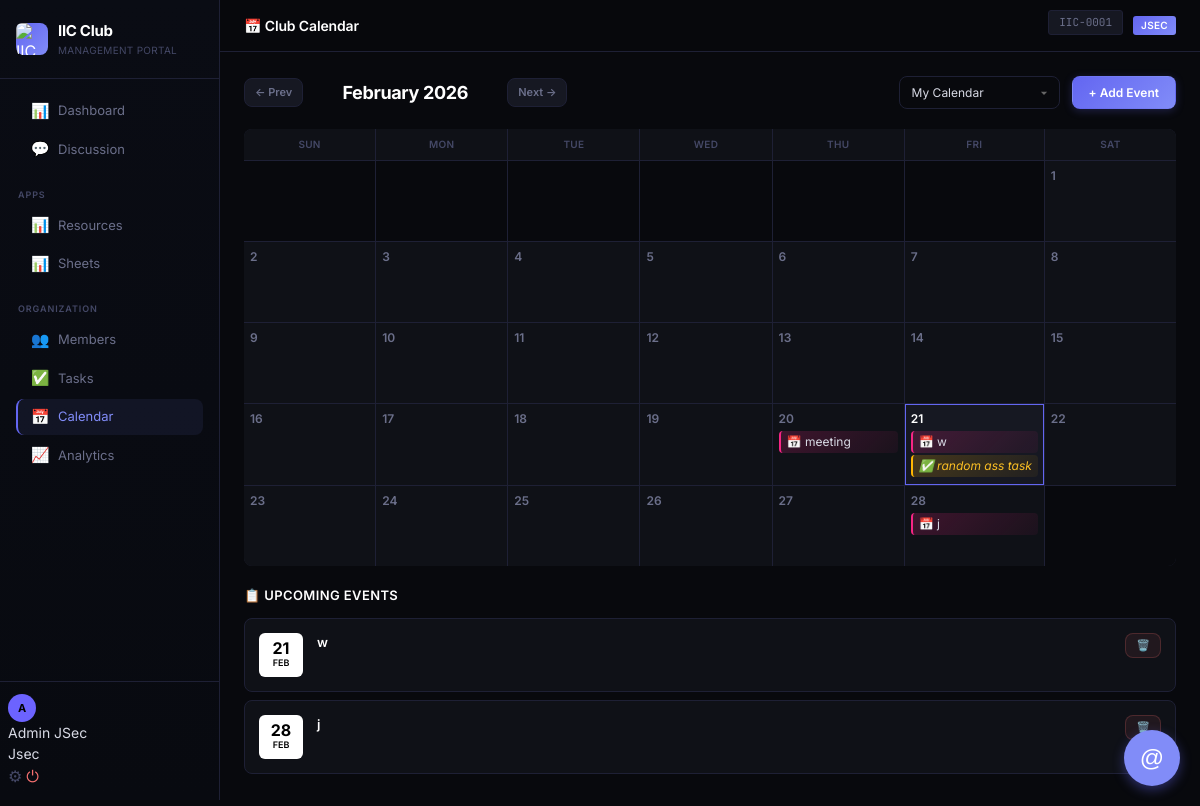
The app's page /calendar (signed in) with its own data.
### models.py (models this page shows, shortened)
class User(db.Model):
    __tablename__ = 'users'
    id = db.Column(db.Integer, primary_key=True)
    unique_id = db.Column(db.String(20), unique=True, nullable=False)  # IIC-0001
    name = db.Column(db.String(100), nullable=False)
    email = db.Column(db.String(120), unique=True, nullable=False)
    password_hash = db.Column(db.String(256), nullable=False)
    role = db.Column(db.String(20), nullable=False, default='member')  # jsec, coordinator, member
    expertise = db.Column(db.String(255), default='')
    current_work = db.Column(db.String(255), default='')
    bio = db.Column(db.Text, default='')
    avatar_color = db.Column(db.String(7), default='#6C63FF')
    joined_at = db.Column(db.DateTime, default=datetime.utcnow)
    last_seen = db.Column(db.DateTime, default=datetime.utcnow)
    is_online = db.Column(db.Boolean, default=False)
    has_seen_tour = db.Column(db.Boolean, default=False)
    messages = db.relationship('Message', backref='author', lazy=True)
    resources = db.relationship('Resource', backref='shared_by', lazy=True)
    tasks_created = db.relationship('Task', foreign_keys='Task.created_by', backref='creator', lazy=True)
    events_created = db.relationship('Event', backref='creator', lazy=True)
    channel_memberships = db.relationship('ChannelMember', foreign_keys='ChannelMember.user_id', backref='member', lazy=True, cascade="all, delete-orphan")
    def can_manage_calendar(self):
        return self.role in ('jsec', 'coordinator')

class Event(db.Model):
    __tablename__ = 'events'
    id = db.Column(db.Integer, primary_key=True)
    title = db.Column(db.String(200), nullable=False)
    description = db.Column(db.Text, default='')
    event_date = db.Column(db.Date, nullable=False)
    event_time = db.Column(db.String(10), default='')
    location = db.Column(db.String(200), default='')
    mom = db.Column(db.Text, default='')  # Minutes of Meeting
    attendance_code = db.Column(db.String(20), default='')  # For self check-in
    event_type = db.Column(db.String(20), default='event')  # event, meeting
    created_by = db.Column(db.Integer, db.ForeignKey('users.id'), nullable=False)
    created_at = db.Column(db.DateTime, default=datetime.utcnow)

class Task(db.Model):
    __tablename__ = 'tasks'
    id = db.Column(db.Integer, primary_key=True)
    title = db.Column(db.String(200), nullable=False)
    description = db.Column(db.Text, default='')
    is_open = db.Column(db.Boolean, default=False)  # True = anyone can claim
    max_participants = db.Column(db.Integer, nullable=True)  # Max claimers for open tasks
    priority = db.Column(db.String(10), default='medium') # low, medium, high
    tags = db.Column(db.String(255), default='') # comma separated tags
    status = db.Column(db.String(20), default='pending')  # pending, in-progress, review, done
    due_date = db.Column(db.Date, nullable=True)
    created_by = db.Column(db.Integer, db.ForeignKey('users.id'), nullable=False)
    created_at = db.Column(db.DateTime, default=datetime.utcnow)
    submission_link = db.Column(db.String(500), default='')
    submission_notes = db.Column(db.Text, default='')
    assignees = db.relationship('TaskAssignee', backref='task', lazy=True, cascade="all, delete-orphan")

### views.py (the view)
@views.route('/calendar')
@login_required
def calendar_view():
    user = get_current_user()
    today = date.today()
    y = request.args.get('year', today.year, type=int)
    m = request.args.get('month', today.month, type=int)
    view_user_id = request.args.get('user_id', type=int)
    if m < 1: m, y = 12, y - 1
    elif m > 12: m, y = 1, y + 1
    month_cal = cal.monthcalendar(y, m)
    month_name = cal.month_name[m]
    events = Event.query.filter(db.extract('year', Event.event_date) == y, db.extract('month', Event.event_date) == m).order_by(Event.event_date).all()
    event_map = {}
    for e in events: event_map.setdefault(e.event_date.day, []).append(e)
    uid = view_user_id if view_user_id else user.id
    view_user = User.query.get_or_404(uid)
    task_ids = [ta.task_id for ta in TaskAssignee.query.filter_by(user_id=uid).all()]
    tasks_with_due = Task.query.filter(Task.id.in_(task_ids), Task.due_date.isnot(None), db.extract('year', Task.due_date) == y, db.extract('month', Task.due_date) == m).all()
    task_map = {}
    for t in tasks_with_due: task_map.setdefault(t.due_date.day, []).append(t)
    upcoming = Event.query.filter(Event.event_date >= today).order_by(Event.event_date).limit(5).all()
    all_members = User.query.order_by(User.name).all()
    return render_template('calendar.html', month_cal=month_cal, month_name=month_name, year=y, month=m, today=today, event_map=event_map, task_map=task_map, upcoming=upcoming, view_user=view_user, all_members=all_members)

### helpers.py (called while the page is built)
def get_current_user():
    user_id = session.get('user_id')
    if user_id:
        return User.query.get(user_id)
    return None

def login_required(f):
    @wraps(f)
    def decorated_function(*args, **kwargs):
        if 'user_id' not in session:
            flash('Please log in to access this page.', 'warning')
            return redirect(url_for('auth.login'))
        return f(*args, **kwargs)
    return decorated_function

### views.py (called while the page is built)
@views.app_context_processor
def inject_user():
    user = get_current_user()
    return dict(current_user=user)

### templates/calendar.html (shortened to what this page needs)
{% extends 'base.html' %}
{% block page_title %}📅 Club Calendar{% endblock %}
{% block content %}
<div class="calendar-header">
    <div class="calendar-nav">
        <a href="{{ url_for('views.calendar_view', year=year, month=month-1, user_id=view_user.id) }}"
            class="btn btn-secondary btn-sm">← Prev</a>
        <div class="calendar-month">{{ month_name }} {{ year }}</div>
        <a href="{{ url_for('views.calendar_view', year=year, month=month+1, user_id=view_user.id) }}"
            class="btn btn-secondary btn-sm">Next →</a>
    </div>
    <div class="d-flex align-center gap-2">
        <form method="GET" action="{{ url_for('views.calendar_view') }}" class="d-flex align-center gap-1">
            <select name="user_id" class="form-control" style="width: auto; font-size: 12px;"
                onchange="this.form.submit()">
                <option value="">My Calendar</option>
            </select>
        </form>
        {% if current_user.can_manage_calendar() %}
        <button class="btn btn-primary" onclick="openModal('addEventModal')">+ Add Event</button>
        {% endif %}
    </div>
</div>
<div class="calendar-grid">
    <div class="calendar-day-header">Sun</div>
    <div class="calendar-day-header">Mon</div>
    <div class="calendar-day-header">Tue</div>
    <div class="calendar-day-header">Wed</div>
    <div class="calendar-day-header">Thu</div>
    <div class="calendar-day-header">Fri</div>
    <div class="calendar-day-header">Sat</div>
    {% for week in month_cal %}
    {% for day in week %}
    <div class="calendar-day {% if day == 0 %}empty{% endif %} {% if day == today.day and month == today.month and year == today.year %}today{% endif %}">
        {% if day != 0 %}
        <div class="calendar-day-num">{{ day }}</div>
        {% if day in event_map %}
        {% for event in event_map[day] %}
        <div class="calendar-event"
             onclick="window.location.href='{{ url_for('views.event_details', event_id=event.id) }}'"
             title="{{ event.title }}" style="cursor:pointer;">
            📅 {{ event.title }}
        </div>
        {% endfor %}
        {% endif %}
        {% if day in task_map %}
        {% for task in task_map[day] %}
        <div class="calendar-event task-event"
             onclick="showEventDetail('task', {{ task.id }}, '{{ task.title|escape }}', '', '', 'Status: {{ task.status }}')"
             title="Task: {{ task.title }}">
            ✅ {{ task.title }}
        </div>
        {% endfor %}
        {% endif %}
        {% endif %}
    </div>
    {% endfor %}
    {% endfor %}
</div>
<div class="events-sidebar mt-3">
    <h3 class="card-title mb-2">📋 Upcoming Events</h3>
    {% if upcoming %}
    {% for event in upcoming %}
    <div class="event-item" onclick="window.location.href='{{ url_for('views.event_details', event_id=event.id) }}'" style="cursor:pointer;">
        <div class="event-date-badge">
            <span class="event-day">{{ event.event_date.strftime('%d') }}</span>
            <span class="event-month-short">{{ event.event_date.strftime('%b') }}</span>
        </div>
        <div class="event-info" style="flex: 1;">
            <div class="event-title">{{ event.title }}</div>
        </div>
        {% if current_user.can_manage_calendar() %}
        <form id="deleteEvent{{ event.id }}" method="POST"
            action="{{ url_for('views.delete_event', event_id=event.id) }}" onclick="event.stopPropagation();">
            <button type="button" class="btn btn-sm btn-danger"
                onclick="confirmDelete('deleteEvent{{ event.id }}', '{{ event.title }}')">🗑️</button>
        </form>
        {% endif %}
    </div>
    {% endfor %}
    {% else %}
    <div class="empty-state">
        <div class="empty-icon">📭</div>
        <p class="empty-text">No upcoming events</p>
    </div>
    {% endif %}
</div>
{% endblock %}

### templates/base.html (shortened to what this page needs)
<!DOCTYPE html>
<html lang="en">
<head>
    <link rel="stylesheet" href="{{ url_for('static', filename='css/style.css') }}">
    <link rel="stylesheet" href="https://cdn.jsdelivr.net/npm/driver.js@1.0.1/dist/driver.css"/>
</head>
<body>
    {% if current_user %}
    <div class="app-layout">
        <aside class="sidebar">
            <div class="sidebar-header">
                <div class="sidebar-logo">
                    <div class="logo-icon"><img src="{{ url_for('static', filename='iiclogo.png') }}" alt="IIC"
                            style="width: 32px; height: 32px; border-radius: 6px;"></div>
                    <div>
                        <span class="logo-text">IIC Club</span>
                        <span class="logo-sub">Management Portal</span>
                    </div>
                </div>
            </div>
            <nav class="sidebar-nav">
                <div class="nav-section">
                    <button id="mentionToggle" class="mention-btn-toggle" onclick="toggleMentionPanel()">
                        @
                    </button>
                    <a href="{{ url_for('views.dashboard') }}"
                        class="nav-link {% if request.endpoint == 'views.dashboard' %}active{% endif %}">
                        <span class="nav-icon">📊</span> Dashboard
                    </a>
                    <a href="{{ url_for('views.discussion') }}"
                        class="nav-link {% if request.endpoint == 'views.discussion' %}active{% endif %}">
                        <span class="nav-icon">💬</span> Discussion
                    </a>
                </div>
                <div class="nav-section">
                    <div class="nav-section-title">Apps</div>
                    <a href="{{ url_for('views.resources') }}"
                        class="nav-link {% if request.endpoint == 'views.resources' %}active{% endif %}">
                        <span class="nav-icon">📊</span> Resources
                    </a>
                    <a href="{{ url_for('views.sheets') }}"
                        class="nav-link {% if request.endpoint in ['views.sheets', 'views.sheet_view'] %}active{% endif %}">
                        <span class="nav-icon">📊</span> Sheets
                    </a>
                </div>
                <div class="nav-section">
                    <div class="nav-section-title">Organization</div>
                    <a href="{{ url_for('views.members') }}"
                        class="nav-link {% if request.endpoint in ['views.members', 'views.member_profile'] %}active{% endif %}">
                        <span class="nav-icon">👥</span> Members
                    </a>
                    <a href="{{ url_for('views.tasks') }}"
                        class="nav-link {% if request.endpoint == 'views.tasks' %}active{% endif %}">
                        <span class="nav-icon">✅</span> Tasks
                    </a>
                    <a href="{{ url_for('views.calendar_view') }}"
                        class="nav-link {% if request.endpoint == 'views.calendar_view' %}active{% endif %}">
                        <span class="nav-icon">📅</span> Calendar
                    </a>
                    {% if current_user.role in ['jsec', 'coordinator'] %}
                    <a href="{{ url_for('views.analytics') }}"
                        class="nav-link {% if request.endpoint == 'views.analytics' %}active{% endif %}">
                        <span class="nav-icon">📈</span> Analytics
                    </a>
                    {% endif %}
                </div>
            </nav>
            <div class="sidebar-footer">
                <div class="user-mini-profile">
                    <div class="user-avatar" style="background-color: {{ current_user.avatar_color }}">
                        {{ current_user.name[0] | upper }}
                    </div>
                    <div class="user-info">
                        <div class="user-name">{{ current_user.name }}</div>
                        <div class="user-role">{{ current_user.role | title }}</div>
                    </div>
                    <div class="user-actions" style="margin-left: auto; display: flex; gap: 4px;">
                        <button onclick="openChangePasswordModal()" title="Change Password" style="background:none;border:none;cursor:pointer;color:var(--text-muted);font-size:16px;">⚙</button>
                        <a href="{{ url_for('auth.logout') }}" title="Logout" style="color: var(--red); text-decoration: none; font-size: 16px;">⏻</a>
                    </div>
                </div>
            </div>
        </aside>
        <main class="main-content">
            <header class="topbar">
                <div class="d-flex align-center gap-2">
                    <h1 class="topbar-title">{% block page_title %}Dashboard{% endblock %}</h1>
                </div>
                <div class="topbar-actions">
                    <span class="profile-id">{{ current_user.unique_id }}</span>
                    <span class="profile-role role-{{ current_user.role }}">{{ current_user.role }}</span>
                </div>
            </header>
            <div class="page-content">
                {% block content %}{% endblock %}
            </div>
        </main>
    </div>
    {% else %}
    {% block fullpage %}{% endblock %}
    {% endif %}
</body>
</html>

### records on screen
User: name "A", name "Admin JSec", role "Jsec", unique_id "IIC-0001", role "JSEC"
Event: title "meeting"
Event: title "w", event_date "21", event_date "FEB"
Task: title "random ass task"
Event: title "j", event_date "28", event_date "FEB"

### other values on screen
{{ month_name }} "February"
{{ year }} "2026"
{{ day }} "1" "2" "3" "4" "5" "6" "7" "8" "9" "10" "11" "12" "13" "14" "15" "16" "17" "18" "19" "20" "21" "22" "23" "24" "25" "26" "27" "28"
